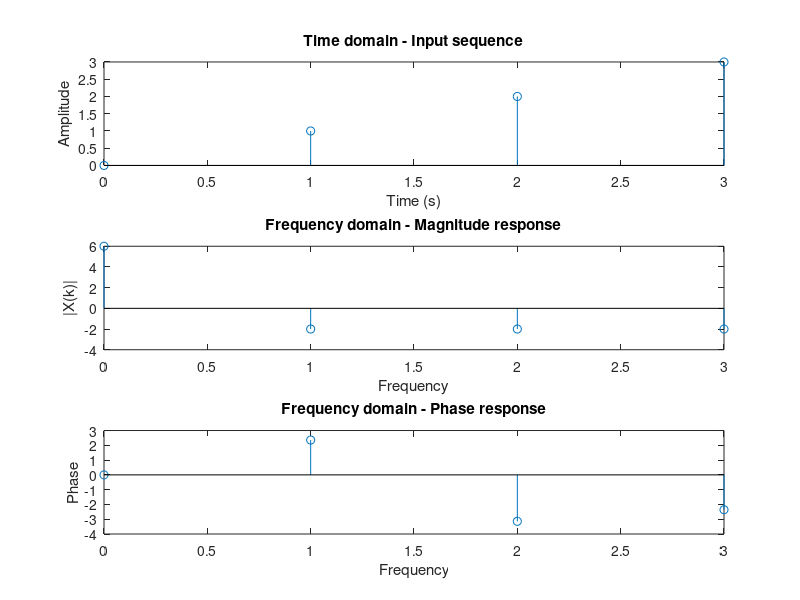

This figure's MATLAB source:
x = [0 1 2 3 ];
N = length(x);
X = zeros(N,1)
for k = 0:N-1
    for n = 0:N-1
        X(k+1) = X(k+1) + x(n+1)*exp(-2j*pi*n*k/N)
    end
end

t = 0:N-1
subplot(311)
stem(t,x);
xlabel('Time (s)');
ylabel('Amplitude');
title('Time domain - Input sequence')

subplot(312)
stem(t,X)
xlabel('Frequency');
ylabel('|X(k)|');
title('Frequency domain - Magnitude response')

subplot(313)
stem(t,angle(X))
xlabel('Frequency');
ylabel('Phase');
title('Frequency domain - Phase response')
